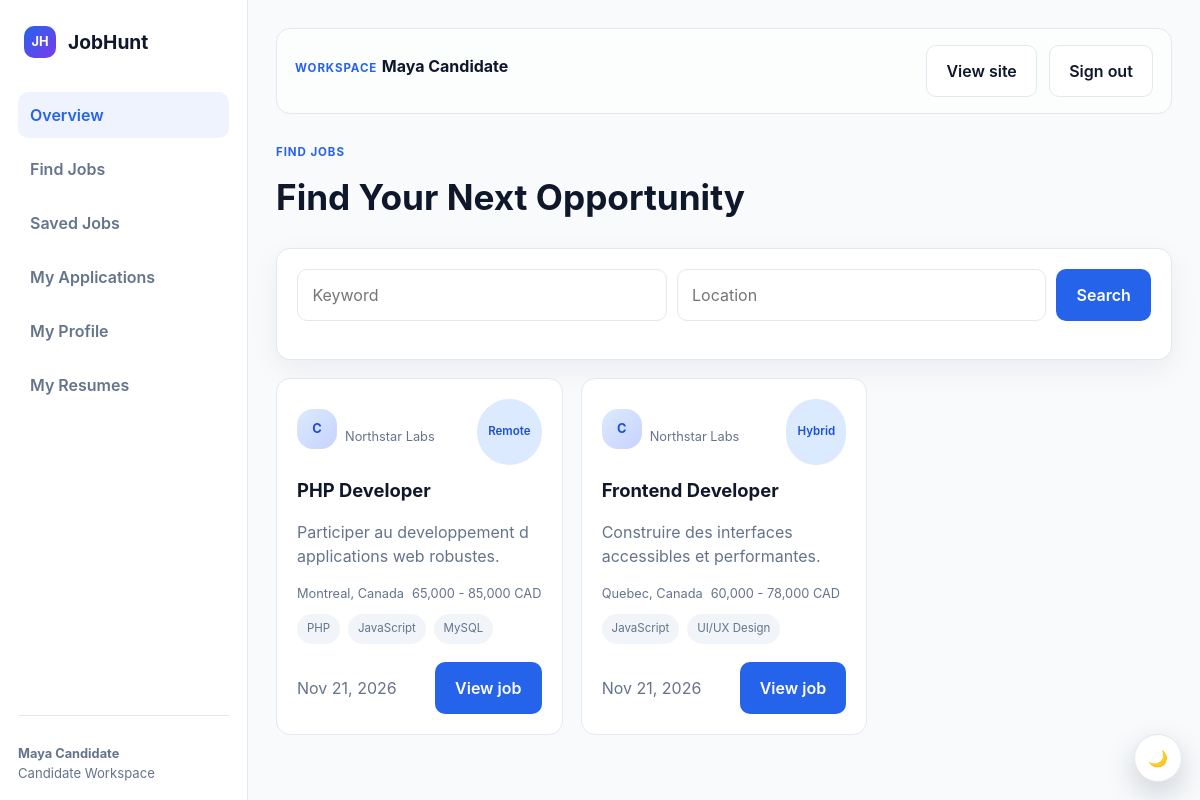
Page /index.php?page=candidate-jobs (signed in) on the committed database.
### tables this page shows
CREATE TABLE job_offers (
    id INT AUTO_INCREMENT PRIMARY KEY,
    company_id INT NOT NULL,
    category_id INT NOT NULL,
    title VARCHAR(160) NOT NULL,
    summary TEXT,
    responsibilities TEXT,
    requirements TEXT,
    preferred_qualifications TEXT,
    benefits TEXT,
    employment_type VARCHAR(50) NOT NULL,
    experience_level VARCHAR(50) NOT NULL,
    workplace_type VARCHAR(50) NOT NULL,
    location VARCHAR(160) DEFAULT NULL,
    salary_min INT DEFAULT NULL,
    salary_max INT DEFAULT NULL,
    currency VARCHAR(10) DEFAULT 'USD',
    status ENUM('draft','active','paused','closed','pending_review','removed') NOT NULL DEFAULT 'draft',
    published_at TIMESTAMP NULL,
    application_deadline TIMESTAMP NULL,
    created_at TIMESTAMP DEFAULT CURRENT_TIMESTAMP,
    updated_at TIMESTAMP DEFAULT CURRENT_TIMESTAMP ON UPDATE CURRENT_TIMESTAMP,
    CONSTRAINT fk_jobs_company FOREIGN KEY (company_id) REFERENCES company_profiles(id) ON DELETE CASCADE,
    CONSTRAINT fk_jobs_category FOREIGN KEY (category_id) REFERENCES job_categories(id)
);

CREATE TABLE company_profiles (
    id INT AUTO_INCREMENT PRIMARY KEY,
    user_id INT NOT NULL UNIQUE,
    company_name VARCHAR(160) NOT NULL,
    industry VARCHAR(120) DEFAULT NULL,
    company_size VARCHAR(60) DEFAULT NULL,
    founded_year YEAR DEFAULT NULL,
    website VARCHAR(255) DEFAULT NULL,
    location VARCHAR(160) DEFAULT NULL,
    description TEXT,
    logo_url VARCHAR(255) DEFAULT NULL,
    verification_status ENUM('pending','verified','rejected') DEFAULT 'pending',
    created_at TIMESTAMP DEFAULT CURRENT_TIMESTAMP,
    updated_at TIMESTAMP DEFAULT CURRENT_TIMESTAMP ON UPDATE CURRENT_TIMESTAMP,
    CONSTRAINT fk_company_profile_user FOREIGN KEY (user_id) REFERENCES users(id) ON DELETE CASCADE
);

### public/index.php (called while the page is built, shortened)
<?php
require dirname(__DIR__) . '/config/app.php';
require dirname(__DIR__) . '/app/Core/Database.php';
require dirname(__DIR__) . '/app/Models/JobHuntData.php';
$page = $_GET['page'] ?? 'home';
$controller = new PageController();
$controller->handle($page);

### app/Core/Database.php (called while the page is built, shortened)
<?php
class Database
{
    private static $db;
    public static function connection()
    {
        if (self::$db) {
            return self::$db;
        }
        $config = require dirname(__DIR__, 2) . '/config/database.php';
        $dsn = "{$config['driver']}:host={$config['host']};port={$config['port']};dbname={$config['database']};charset={$config['charset']}";
        self::$db = new \PDO($dsn, $config['username'], $config['password'], $config['options']);
        return self::$db;
    }
}

### app/Models/JobHuntData.php (called while the page is built, shortened)
<?php
class JobHuntData
{
    public static function jobs(array $filters = []): array
    {
        $sql = "SELECT j.id, j.title, c.company_name AS company, j.location,
                    j.employment_type AS type, j.workplace_type AS workplace,
                    j.salary_min, j.salary_max, j.currency, j.experience_level AS experience,
                    j.summary AS tagline, j.responsibilities, j.requirements, j.benefits,
                    j.published_at, cat.name AS category
                FROM job_offers j
                JOIN company_profiles c ON c.id = j.company_id
                JOIN job_categories cat ON cat.id = j.category_id
                WHERE j.status = 'active'
                AND (j.application_deadline IS NULL OR j.application_deadline >= CURRENT_DATE)";
        $values = [];
        $sql .= ' ORDER BY j.created_at DESC';
        $query = Database::connection()->prepare($sql);
        $query->execute($values);
        $jobs = $query->fetchAll();
        return $jobs;
    }
}

### config/app.php (called while the page is built, shortened)
<?php
function h($value, int $flags = ENT_QUOTES, string $encoding = 'UTF-8'): string
{
    return htmlentities((string) $value, $flags, $encoding);
}
return [
    'app_name' => 'JobHunt',
    'app_tagline' => "Let's Find Your Next Job.",
    'base_path' => dirname(__DIR__),
    'public_path' => dirname(__DIR__) . '/public',
    'base_url' => '/tests/jobhunt/public',
    'env' => 'development',
    'debug' => true,
    'roles' => ['candidate', 'company', 'admin'],
];

### resources/views/candidate/jobs.php (the view, shortened to what this page needs)
<!DOCTYPE html>
<html lang="en">
<head>
    <link rel="stylesheet" href="assets/css/styles.css" />
</head>
<body>
    <div class="app-shell">
        <?php require __DIR__ . '/../components/app-sidebar.php'; ?>
        <main class="app-main">
            <?php require __DIR__ . '/../components/topbar.php'; ?>
            <div class="page-header">
                <div class="kicker">Find jobs</div>
                <h1>Find Your Next Opportunity</h1>
            </div>
            <div class="card" style="margin-bottom:18px;">
                <form class="field-row" method="get" action="index.php">
                    <input class="input" name="keyword" placeholder="Keyword" />
                    <input class="input" name="location" placeholder="Location" />
                    <button class="btn btn-primary" type="submit">Search</button>
                </form>
            </div>
            <div class="job-grid">
                <?php foreach ($jobs as $job): ?>
                    <article class="job-card">
                        <div class="job-top">
                            <div class="company-badge"><span class="company-logo" style="width:40px;height:40px;">C</span><?php echo h($job['company']); ?></div>
                            <span class="badge badge-primary"><?php echo h($job['workplace']); ?></span>
                        </div>
                        <h3><?php echo h($job['title']); ?></h3>
                        <p class="muted"><?php echo h($job['tagline']); ?></p>
                        <div class="job-meta">
                            <span><?php echo h($job['location']); ?></span>
                            <span><?php echo h($job['salary']); ?></span>
                        </div>
                        <div class="skill-list">
                            <?php foreach ($job['skills'] as $skill): ?>
                                <span class="skill-tag"><?php echo h($skill); ?></span>
                            <?php endforeach; ?>
                        </div>
                        <div class="card-footer">
                            <span class="muted"><?php echo h($job['posted']); ?></span>
                            <a class="btn btn-primary" href="index.php?page=job-details&amp;id=<?php echo (int) $job['id']; ?>">View job</a>
                        </div>
                    </article>
                <?php endforeach; ?>
            </div>
        </main>
    </div>
</body>
</html>

### public/assets/css/styles.css (style rules this page uses)
:root { --brand-950: #101828; --brand-700: #1D4ED8; --brand-600: #2563EB; --brand-100: #DBEAFE; --surface: #FFFFFF; --canvas: #F8FAFC; --surface-muted: #F1F5F9; --border: #E2E8F0; --text-primary: #0F172A; --text-secondary: #64748B; --success: #16A34A; --warning: #F59E0B; --danger: #DC2626; --info: #0EA5E9; --ai-accent: #7C3AED; --shadow-soft: 0 10px 30px rgba(15, 23, 42, 0.06); --radius-card: 14px; --radius-input: 10px; }
body { transition: background-color .25s ease, color .25s ease; }
* { box-sizing: border-box; }
html { scroll-behavior: smooth; }
body { margin: 0; font-family: Inter, "Segoe UI", sans-serif; background: var(--canvas); color: var(--text-primary); line-height: 1.5; }
a { color: inherit; text-decoration: none; }
button, input, select, textarea { font: inherit; }
.btn { border: 1px solid transparent; border-radius: 10px; padding: 0.8rem 1.2rem; font-weight: 600; cursor: pointer; transition: 0.2s ease; display: inline-flex; align-items: center; justify-content: center; gap: 8px; text-decoration: none; }
.btn-primary { background: var(--brand-600); color: white; }
.field-row { display: grid; grid-template-columns: 1fr 1fr auto; gap: 10px; margin-bottom: 18px; }
.input, .select, .textarea { background: var(--surface); border: 1px solid var(--border); border-radius: var(--radius-input); padding: 0.82rem 0.9rem; width: 100%; color: var(--text-primary); }
.badge { display: inline-flex; align-items: center; padding: 0.35rem 0.7rem; border-radius: 999px; font-size: 0.72rem; font-weight: 600; }
.badge-primary { background: var(--brand-100); color: var(--brand-700); }
.kicker { display: inline-block; color: var(--brand-600); font-weight: 700; letter-spacing: 0.08em; font-size: 0.72rem; text-transform: uppercase; margin-bottom: 10px; }
.muted { color: var(--text-secondary); }
.card { background: var(--surface); border: 1px solid var(--border); border-radius: var(--radius-card); box-shadow: var(--shadow-soft); padding: 20px; }
.job-grid { display: grid; grid-template-columns: repeat(3, minmax(0, 1fr)); gap: 18px; }
.job-card { padding: 20px; background: var(--surface); border: 1px solid var(--border); border-radius: var(--radius-card); }
.job-top { display: flex; justify-content: space-between; gap: 10px; }
.company-badge { display: inline-flex; align-items: center; gap: 8px; color: var(--text-secondary); font-size: 0.8rem; margin-top: 10px; }
.job-card h3 { margin: 12px 0 8px; font-size: 1.15rem; }
.job-meta { display: flex; flex-wrap: wrap; gap: 8px; color: var(--text-secondary); font-size: 0.8rem; margin-top: 12px; }
.skill-list { display: flex; flex-wrap: wrap; gap: 8px; margin: 10px 0 18px; }
.skill-tag { background: var(--surface-muted); border-radius: 999px; padding: 0.42rem 0.62rem; font-size: 0.72rem; color: var(--text-secondary); }
.job-card .card-footer { display: flex; justify-content: space-between; align-items: center; }
.company-logo { width: 60px; height: 60px; border-radius: 16px; margin: 0 auto 16px; background: linear-gradient(135deg, var(--brand-100), #c7d2fe); display: grid; place-items: center; color: var(--brand-700); font-weight: 700; }
.app-shell { display: grid; grid-template-columns: 248px minmax(0, 1fr); min-height: 100vh; background: var(--canvas); }
.app-main { padding: 28px; }
.page-header { margin-bottom: 24px; }
.page-header h1 { font-size: 2.2rem; margin: 0 0 8px; }
.card, .job-card, .about-path-card, .company-card, .metric-card, .btn, .nav-item, .company-logo, .skill-tag { transition: transform .2s ease, box-shadow .2s ease, border-color .2s ease, background-color .2s ease; }
.reveal { opacity: 0; transform: translateY(18px); }
.reveal.is-visible { opacity: 1; transform: translateY(0); transition: opacity .55s ease, transform .55s ease, box-shadow .2s ease, border-color .2s ease; }

### rows in the picture
job_offers: company.company_name "Northstar Labs", workplace_type "Remote", title "PHP Developer", summary "Participer au developpement d applications web robustes.", location "Montreal, Canada", salary "65,000 - 85,000 CAD", skill "PHP", skill "JavaScript", skill "MySQL", posted "Nov 21, 2026"
job_offers: company.company_name "Northstar Labs", workplace_type "Hybrid", title "Frontend Developer", summary "Construire des interfaces accessibles et performantes.", location "Quebec, Canada", salary "60,000 - 78,000 CAD", skill "JavaScript", skill "UI/UX Design", posted "Nov 21, 2026"

### other values in the picture
$_SESSION['user']['name'] "Maya Candidate"
